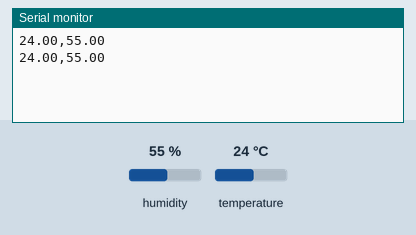
A sketch run on a simulated Arduino Uno, built with avr-gcc and run on an emulated ATmega328P. On the bench: the last lines printed to the serial monitor. Inputs (shaded band) come from the test bench; at power-on: humidity 55 %, temperature 24 °C.

Above: at 4.8 s.
4.9 s: humidity set to 22 %
At 7.2 s:
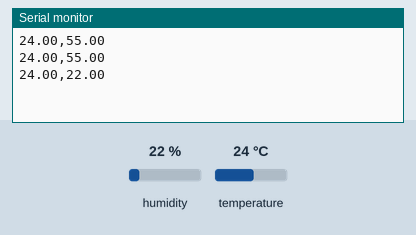
7.9 s: temperature set to 12 °C
At 8.9 s:
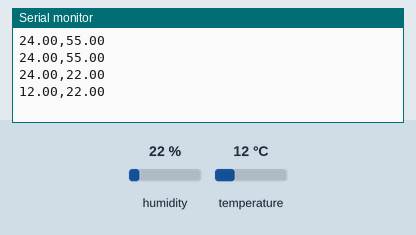
10.9 s: humidity set to 40 %
At 12.4 s:
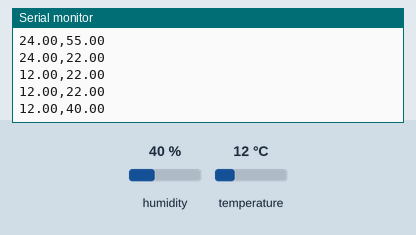
Timing chart, 0 to 13.9 s (numbered marks = the images above; inputs shaded):
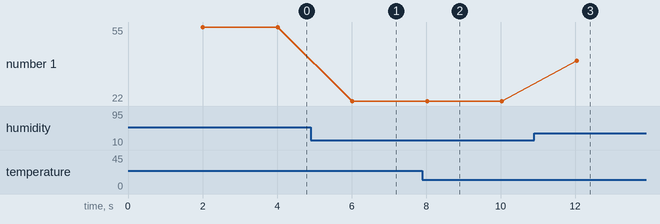

Measured:
- after the input at 4.9 s, the serial monitor: prints a new line after 1.1 s (image 1)
- after the input at 7.9 s, the serial monitor: prints a new line after 0.12 s (image 2)
- after the input at 10.9 s, the serial monitor: prints a new line after 1.1 s (image 3)
- plotted number 1: 55 → 22 after the input at 4.9 s, 22 → 40 after the input at 10.9 s

The sketch:

DHTtester.ino
```cpp
#include "DHT.h"

#define DHTPIN 4         // Digital pin connected to the DHT sensor
#define DHTTYPE DHT22    // DHT 22  (AM2302), AM2321

DHT dht(DHTPIN, DHTTYPE);

void setup() {
  Serial.begin(115200);
  dht.begin();
}

void loop() {
  delay(2000);  // Wait 1 second between measurements

  float humidity = dht.readHumidity();
  float temperatureC = dht.readTemperature();  // Read temperature in Celsius

  // Check if any reads failed and exit early
  if (isnan(humidity) || isnan(temperatureC)) {
    Serial.println(F("Failed to read from DHT sensor!"));
    return;
  }


  Serial.print(temperatureC);
  Serial.print(",");
  Serial.println(humidity);

  //delay(2000);  // Wait for 2 seconds before sending next reading
}
```
